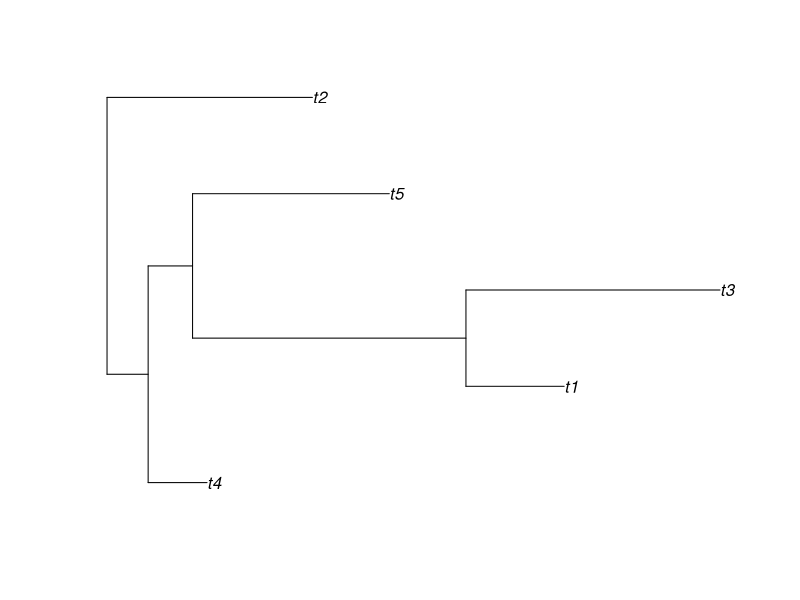
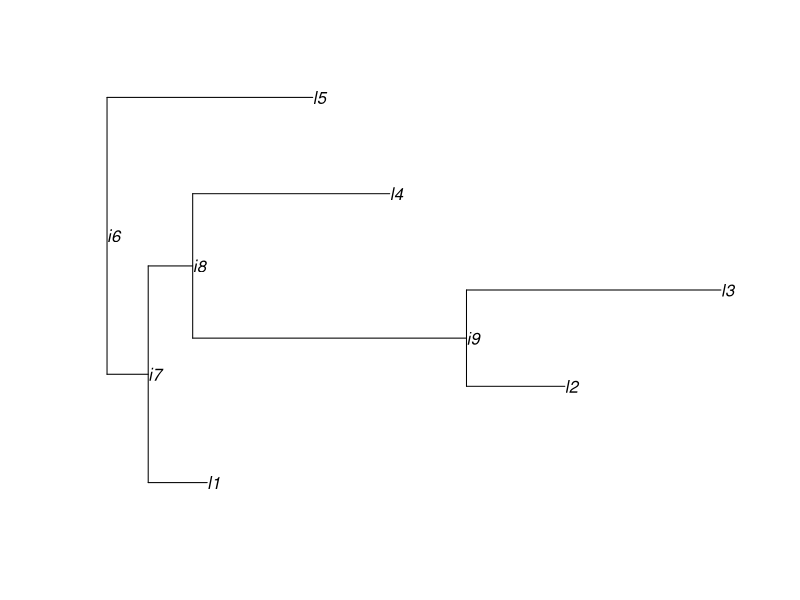
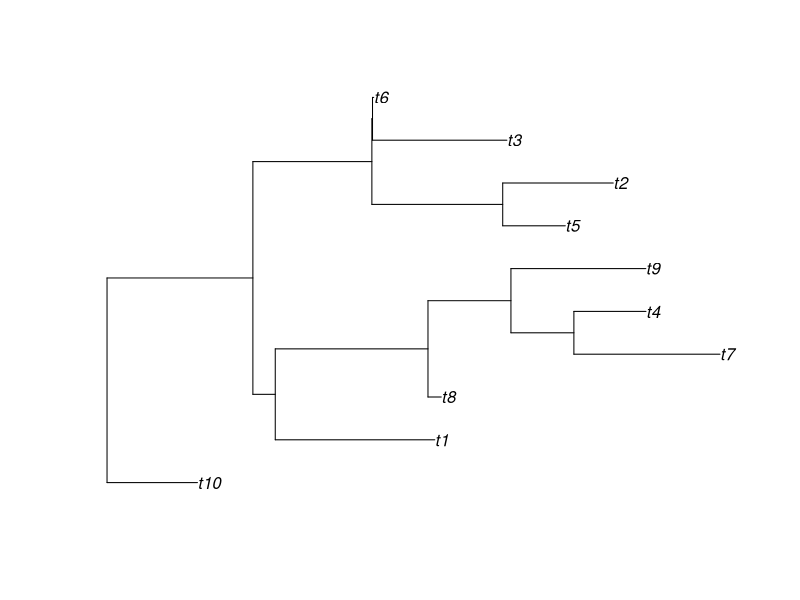
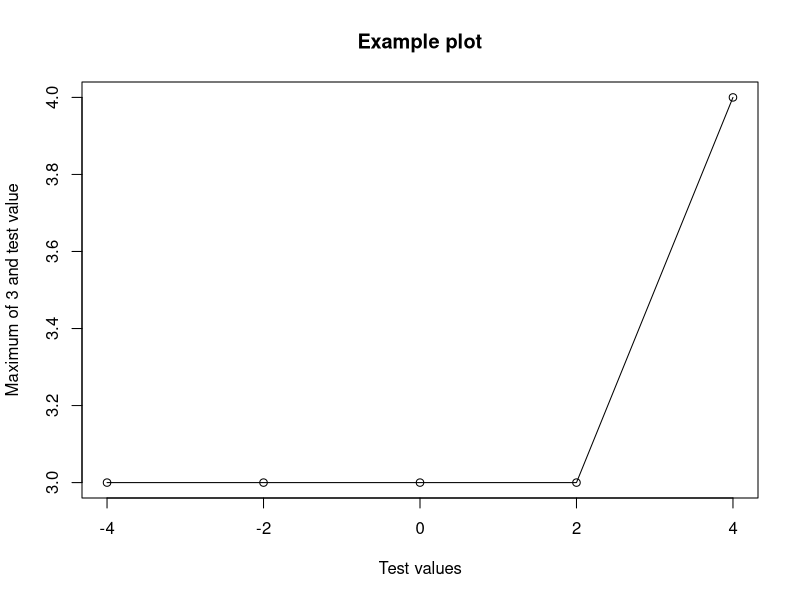

Write the R code that produced these figures, in order. (Note: this script raises an error after producing the figures.)
#-------------------------------------------------------------------------------
################################################################################
#                             ViroInf Workshop
################################################################################
#-------------------------------------------------------------------------------
# Tutorial on various tree reconstruction methods using R
# by Sophie Kersting
# Wednesday, 5th October, 2022
################################################################################
#-------------------------------------------------------------------------------
# 1) Introduction to R
#-------------------------------------------------------------------------------
################################################################################

# Create your own directory for the tutorial and copy all R scripts!
# Now, you can set your working directory there (edit the example path).
setwd("C:\\Users\\Sophie\\Desktop\\ViroInfTutorial")
# Useful shortcuts to remember:
# Execute next command:   Ctrl+Enter (Windows/Linux)  Cmd+Return (Mac)
# Create "<-" symbol:     Alt+- (Windows/Linux)       Option+- (Mac)
# Show help for marked function: F1
# Show code of marked function: F2
# use the command 'dev.off()' to reset the plot settings

################################################################################
# a) Variables and first functions
# ----- all variables are defined with the "<-" symbol
a <- 2      
b <- "hello"
c3_Po <- 5.7*sqrt(12)
a+c3_Po
# ----- we can create vectors with c(element1, element2, ...)
my_vec <- c("hello", "HI", "high", "virus") 
rep_vec <- rep(c("Group A", "Group B"), 10)
num_vec <- 21:36
c(my_vec, rep_vec)
num_vec[3]
my_vec[1:2]
my_vec[c(4,3,1,2)]
length(my_vec)
# ----- these are some functions to deal with strings
grep(pattern = "i", my_vec)
grepl(pattern = "i", my_vec)
paste("hello","hi", sep = " ")
paste0("hello","hi")
paste(my_vec, collapse = "', '")

#_______________________________________________________________________________
# Task: Experiment with the variables. For example, try...
# 1.) creating a vector containing strings and numbers,
test <- c(2, 3, -4, "test")
# 2.) filtering all of the following labels of dna sequences to get the ones 
# from the philippines,
LABS <- c('D4Brazi82', 'D4ElSal83', 'D4ElSal94', 'D4Indon76', 'D4Indon77', 
            'D4Mexico84', 'D4NewCal81', 'D4Philip64', 'D4PhilIp56', 
            'D4Philip84', 'D4PRico86', 'D4SLanka78', 'D4Tahiti79', 
            'D4Tahiti85', 'D4Thai63', 'D4Thai78', 'D4Thai84')
# 3.) accessing the last two elements of the LABS vector,
# 4.) and creating a variable containing the path to the dengue data set.
#_______________________________________________________________________________

################################################################################
# b) Trees and lists (format "phylo")
# the ape package can give us a random tree (generated with Yule process)
mytree <- ape::rtree(n=5, rooted = TRUE)
ape::plot.phylo(mytree)
# access the parts of the tree:
mytree$edge
mytree$tip.label
mytree$Nnode
mytree$edge.length
# plot the tree
mytree$tip.label <- c("l1","l2","l3","l4","l5")
mytree$node.label <- c("i6","i7","i8","i9")
ape::plot.phylo(mytree, show.node.label = TRUE)
# lists of trees
moretrees <- list(firsttree = ape::rtree(n=3, rooted = T), 
                  secondtree = ape::rtree(n=4, rooted = T),
                  thirdtree = ape::rtree(n=16, rooted = T))
attr(moretrees, "class") <- "multiPhylo"
moretrees$firsttree
moretrees[[1]]
#_______________________________________________________________________________
# Task: Experiment with trees and lists. For example, try...
# 1.) experimenting with different numbers of leaves.
# 2.) setting rooted=FALSE and observing the difference 
# (plot with type="unrooted", "fan" or "radial).
# 3.) plotting the next tree (MYTREE) as a cladogram with half of the labels 
# colored in red, the other half in blue, larger text size and bold letters
# (-> consult the help page for more information on such options).
set.seed(42); MYTREE <- ape::rtree(n=10, rooted = T)
ape::plot.phylo(MYTREE)
#_______________________________________________________________________________


################################################################################
# c) Functions, if-else
# ------ Functions and if-else
if(3>4){ 
  print("hello")
}else{
  print("bye")
}
# ------ Functions (and if-else)
myMaxFunction <- function(x,y){
  if(x>y){
    # swap x and y
    temp <- y
    y <- x
    x <- temp
  } 
  return(y)
}
myMaxFunction(3,5); myMaxFunction(3,-5); myMaxFunction(1,2)

myGreatFunction <- function(how_often, strings, add_star){
  if(add_star){
    print(paste(strings, collapse = " * "))
  } else {
    print(rep(strings[1], how_often))
  }
}
myGreatFunction(3, c("hello", "hi", "virus"), TRUE)
myGreatFunction(strings = c("hello", "hi", "virus"), add_star = FALSE, 
                how_often = 3)
# ----- For-loops
for(i in c(-2,1,-4,5)){
    print(i)
}
for(i in 1:5){
  if(myMaxFunction(3,i)!=max(3,i)){
    print(paste("Oh no! Functions do not agree for i =",i))
  }
}
#_______________________________________________________________________________
# Task: Experiment with all of this. For example, try:
# 1.) Modify the For-Loop such that the error message is triggered.
# 2.) Create a function that receives a vector of strings, a vector of patterns 
# and a vector of color names as input.
# The function should create a vector of color names as long as the vector of
# strings. If the i-th string does not contain any pattern it gets color black,
# if it contains the first pattern it gets the first color, etc.
# Example: c("T","C","A","T") with pattern c("A","C") and colors 
# c("red", "blue") the function should yield c("black","blue","red","black")
myColsStrings <- function(strings, patterns, cols){
  #insert your code here
}
# 3.) Test it with the labels we already used in part a):
LABS <- c('D4Brazi82', 'D4ElSal83', 'D4ElSal94', 'D4Indon76', 'D4Indon77', 
          'D4Mexico84', 'D4NewCal81', 'D4Philip64', 'D4PhilIp56', 
          'D4Philip84', 'D4PRico86', 'D4SLanka78', 'D4Tahiti79', 
          'D4Tahiti85', 'D4Thai63', 'D4Thai78', 'D4Thai84')
myColsStrings(strings = LABS, patterns = c("Indon","Tahiti"), 
             cols = c("orange","green"))
#_______________________________________________________________________________


################################################################################
# d) For-loops, the sapply function and a little bit of plotting with R
# ------ For-loops and the sapply function
# let's test our first function from part c) for 5 values:
myresults1 <- NULL
myvalues <- c(-4,-2,0,2,4)
for(myindex in 1:5){
  myresults1[myindex] <- myMaxFunction(3,myvalues[myindex])
}
myresults1
# let's do something similar with the sapply function
myresults2 <- sapply(c(-4,-2,0,2,4), FUN = function(x){myMaxFunction(3,x)})
myresults2
myresults1==myresults2
# ----- simple plot
plot(x=myvalues, y=myresults1, main="Example plot", xlab="Test values", 
     ylab="Maximum of 3 and test value")
lines(x=myvalues, y=myresults1)
#_______________________________________________________________________________
# Task: Experiment with all of this. For example, try:
# 1.) Use lapply (has the same usage as sapple but saves all results in a list)
# to create a list of 100 Yule trees with n=15 leaves using the ape:rtree 
# function. 
Yule_trees <- NULL # replace NULL with your code
# You can access the i-th tree by Yule_trees[[i]]
# 2.) How do the label sets of the trees look like? Use sapply to extract the 
# position (index) of label "t2" of each Yule tree.  (Hint: grep function)
Yule_trees[[1]]$tip.label
position_t2 <- NULL # replace NULL with your code
# 3.) Plot the results using a bar plot/histogram. Modify the histogram so that 
# we have 15 bars, add a title and a label for the x-axis, and then use
# abline to add a horizontal line indicating where the uniform distribution is.
hist(position_t2)
abline(h=100/15)
# 4.) Is the position of "t2" random? Do the same test for 1000 trees.
#_______________________________________________________________________________


